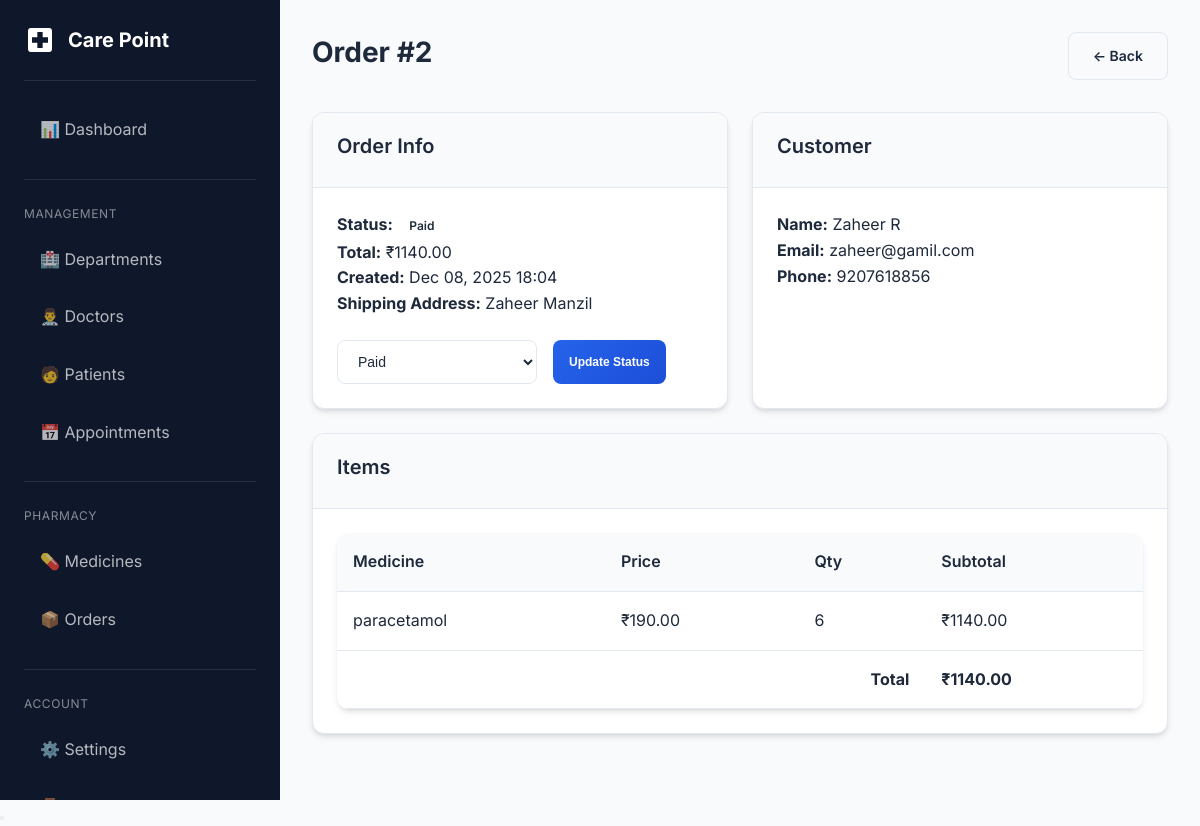
The app's page /adminpanel/pharmacy/orders/2/ (signed in) with its own data.
### pharmacy/models.py (models this page shows, shortened)
class PharmacyOrder(models.Model):
    class Status(models.TextChoices):
        PENDING = 'pending', 'Pending'
        PAID = 'paid', 'Paid'
        PROCESSING = 'processing', 'Processing'
        PACKED = 'packed', 'Packed'
        SHIPPED = 'shipped', 'Shipped'
        COMPLETED = 'completed', 'Completed'
        CANCELLED = 'cancelled', 'Cancelled'
    patient = models.ForeignKey(
        'patients.PatientProfile',
        on_delete=models.CASCADE,
        related_name='pharmacy_orders'
    )
    prescription = models.ForeignKey(
        'doctors.Prescription',
        on_delete=models.SET_NULL,
        null=True,
        blank=True,
        related_name='orders'
    )
    status = models.CharField(
        max_length=20,
        choices=Status.choices,
        default=Status.PENDING
    )
    total_amount = models.DecimalField(max_digits=10, decimal_places=2, default=0)
    shipping_address = models.TextField(blank=True)
    notes = models.TextField(blank=True)
    created_at = models.DateTimeField(auto_now_add=True)
    updated_at = models.DateTimeField(auto_now=True)
    class Meta:
        ordering = ['-created_at']

class OrderItem(models.Model):
    order = models.ForeignKey(
        PharmacyOrder,
        on_delete=models.CASCADE,
        related_name='items'
    )
    medicine = models.ForeignKey(
        Medicine,
        on_delete=models.CASCADE
    )
    quantity = models.PositiveIntegerField(default=1)
    price = models.DecimalField(max_digits=10, decimal_places=2)  # Price at time of order
    @property
    def subtotal(self):
        return self.price * self.quantity

class Medicine(models.Model):
    name = models.CharField(max_length=200)
    generic_name = models.CharField(max_length=200, blank=True)
    manufacturer = models.CharField(max_length=200, blank=True)
    description = models.TextField(blank=True)
    price = models.DecimalField(max_digits=10, decimal_places=2)
    stock = models.PositiveIntegerField(default=0)
    unit = models.CharField(max_length=50, default='strip')  # strip, tablet, bottle, etc.
    prescription_required = models.BooleanField(default=True)
    image = models.ImageField(upload_to='medicines/', blank=True, null=True)
    is_active = models.BooleanField(default=True)
    created_at = models.DateTimeField(auto_now_add=True)
    updated_at = models.DateTimeField(auto_now=True)
    class Meta:
        ordering = ['name']

### patients/models.py (models this page shows, shortened)
class PatientProfile(models.Model):
    class Gender(models.TextChoices):
        MALE = 'male', 'Male'
        FEMALE = 'female', 'Female'
        OTHER = 'other', 'Other'
    class BloodGroup(models.TextChoices):
        A_POSITIVE = 'A+', 'A+'
        A_NEGATIVE = 'A-', 'A-'
        B_POSITIVE = 'B+', 'B+'
        B_NEGATIVE = 'B-', 'B-'
        O_POSITIVE = 'O+', 'O+'
        O_NEGATIVE = 'O-', 'O-'
        AB_POSITIVE = 'AB+', 'AB+'
        AB_NEGATIVE = 'AB-', 'AB-'
    user = models.OneToOneField(
        settings.AUTH_USER_MODEL,
        on_delete=models.CASCADE,
        related_name='patient_profile'
    )
    date_of_birth = models.DateField(null=True, blank=True)
    gender = models.CharField(
        max_length=10,
        choices=Gender.choices,
        blank=True
    )
    blood_group = models.CharField(
        max_length=5,
        choices=BloodGroup.choices,
        blank=True
    )
    address = models.TextField(blank=True)
    emergency_contact_name = models.CharField(max_length=100, blank=True)
    emergency_contact_phone = models.CharField(max_length=15, blank=True)
    medical_history = models.TextField(blank=True)
    allergies = models.TextField(blank=True)
    created_at = models.DateTimeField(auto_now_add=True)
    updated_at = models.DateTimeField(auto_now=True)
    def __str__(self):
        return f"{self.user.get_full_name() or self.user.username}"

### accounts/models.py (models this page shows, shortened)
class User(AbstractUser):
    class Role(models.TextChoices):
        PATIENT = 'patient', 'Patient'
        DOCTOR = 'doctor', 'Doctor'
        ADMIN = 'admin', 'Admin'
    role = models.CharField(
        max_length=20,
        choices=Role.choices,
        default=Role.PATIENT
    )
    phone = models.CharField(max_length=15, blank=True, null=True)
    is_approved = models.BooleanField(
        default=True,
        help_text='For doctors: set to False until admin approves'
    )
    profile_picture = models.ImageField(
        upload_to='profile_pictures/',
        blank=True,
        null=True
    )
    created_at = models.DateTimeField(auto_now_add=True)
    updated_at = models.DateTimeField(auto_now=True)
    @property
    def is_admin_user(self):
        return self.role == self.Role.ADMIN or self.is_superuser

### adminpanel/views.py (the view)
# urls.py: path('pharmacy/orders/<int:pk>/', views.pharmacy_order_detail, name='pharmacy_order_detail'),
@admin_required
def pharmacy_order_detail(request, pk):
    order = get_object_or_404(PharmacyOrder, pk=pk)
    context = {
        'order': order,
    }
    return render(request, 'adminpanel/pharmacy/order_detail.html', context)

### templates/adminpanel/pharmacy/order_detail.html (shortened to what this page needs)
{% extends 'base.html' %}
{% load static %}
{% block extra_css %}
        <link rel="stylesheet" href="{% static 'css/style.css' %}">
    {% endblock %}
{% block content %}
<div class="dashboard-layout">
    {% include 'includes/sidebar.html' %}
    <main class="main-content">
        <div class="page-header">
            <h1 class="page-title">Order #{{ order.pk }}</h1>
            <a href="{% url 'adminpanel:pharmacy_order_list' %}" class="btn btn-secondary">← Back</a>
        </div>
        <div class="grid grid-2">
            <div class="card">
                <div class="card-header"><h4>Order Info</h4></div>
                <div class="card-body">
                    <p><strong>Status:</strong> <span class="badge badge-{{ order.status }}">{{ order.get_status_display }}</span></p>
                    <p><strong>Total:</strong> ₹{{ order.total_amount }}</p>
                    <p><strong>Created:</strong> {{ order.created_at|date:"M d, Y H:i" }}</p>
                    <p><strong>Shipping Address:</strong> {{ order.shipping_address|default:"-" }}</p>
                    <form method="post" action="{% url 'adminpanel:pharmacy_order_update_status' order.pk %}" class="mt-3 d-flex gap-2">
                        <select name="status" class="form-control" style="max-width: 200px;">
                            <option value="paid" {% if order.status == 'paid' %}selected{% endif %}>Paid</option>
                        </select>
                        <button type="submit" class="btn btn-primary btn-sm">Update Status</button>
                    </form>
                </div>
            </div>
            <div class="card">
                <div class="card-header"><h4>Customer</h4></div>
                <div class="card-body">
                    <p><strong>Name:</strong> {{ order.patient }}</p>
                    <p><strong>Email:</strong> {{ order.patient.user.email }}</p>
                    <p><strong>Phone:</strong> {{ order.patient.user.phone|default:"-" }}</p>
                </div>
            </div>
        </div>
        <div class="card mt-3">
            <div class="card-header"><h4>Items</h4></div>
            <div class="card-body">
                <div class="table-container">
                    <table>
                        <thead><tr><th>Medicine</th><th>Price</th><th>Qty</th><th>Subtotal</th></tr></thead>
                        <tbody>
                            {% for item in order.items.all %}
                            <tr><td>{{ item.medicine.name }}</td><td>₹{{ item.price }}</td><td>{{ item.quantity }}</td><td>₹{{ item.subtotal }}</td></tr>
                            {% endfor %}
                            <tr><td colspan="3" class="text-right"><strong>Total</strong></td><td><strong>₹{{ order.total_amount }}</strong></td></tr>
                        </tbody>
                    </table>
                </div>
            </div>
        </div>
    </main>
</div>
{% endblock %}

### static/css/style.css (style rules this page uses)
:root { --primary-color: #2563eb; --primary-dark: #1d4ed8; --primary-light: #3b82f6; --secondary-color: #0891b2; --accent-color: #06b6d4; --success-color: #10b981; --warning-color: #f59e0b; --danger-color: #ef4444; --info-color: #6366f1; --bg-primary: #f8fafc; --bg-secondary: #ffffff; --bg-dark: #1e293b; --bg-darker: #0f172a; --text-primary: #1e293b; --text-secondary: #64748b; --text-light: #94a3b8; --text-white: #ffffff; --border-color: #e2e8f0; --shadow-sm: 0 1px 2px 0 rgb(0 0 0 / 0.05); --shadow-md: 0 4px 6px -1px rgb(0 0 0 / 0.1), 0 2px 4px -2px rgb(0 0 0 / 0.1); --shadow-lg: 0 10px 15px -3px rgb(0 0 0 / 0.1), 0 4px 6px -4px rgb(0 0 0 / 0.1); --shadow-xl: 0 20px 25px -5px rgb(0 0 0 / 0.1), 0 8px 10px -6px rgb(0 0 0 / 0.1); --radius-sm: 0.375rem; --radius-md: 0.5rem; --radius-lg: 0.75rem; --radius-xl: 1rem; --transition: all 0.3s ease; }
* { margin: 0; padding: 0; box-sizing: border-box; }
body { font-family: 'Inter', -apple-system, BlinkMacSystemFont, 'Segoe UI', Roboto, sans-serif; background-color: var(--bg-primary); color: var(--text-primary); line-height: 1.6; }
h1, h2, h3, h4, h5, h6 { font-weight: 600; line-height: 1.3; margin-bottom: 0.5rem; }
h1 { font-size: 2.25rem; }
h4 { font-size: 1.25rem; }
a { color: var(--primary-color); text-decoration: none; transition: var(--transition); }
.btn { display: inline-flex; align-items: center; justify-content: center; gap: 0.5rem; padding: 0.75rem 1.5rem; font-size: 0.875rem; font-weight: 600; border-radius: var(--radius-md); border: none; cursor: pointer; transition: var(--transition); text-decoration: none; }
.btn-primary { background: linear-gradient(135deg, var(--primary-color), var(--primary-dark)); color: var(--text-white); }
.btn-secondary { background: var(--bg-primary); color: var(--text-primary); border: 1px solid var(--border-color); }
.btn-sm { padding: 0.5rem 1rem; font-size: 0.75rem; }
.card { background: var(--bg-secondary); border-radius: var(--radius-lg); box-shadow: var(--shadow-md); border: 1px solid var(--border-color); overflow: hidden; transition: var(--transition); }
.card-header { padding: 1.25rem 1.5rem; border-bottom: 1px solid var(--border-color); background: var(--bg-primary); }
.card-body { padding: 1.5rem; }
.form-control { width: 100%; padding: 0.75rem 1rem; font-size: 0.875rem; border: 1px solid var(--border-color); border-radius: var(--radius-md); background: var(--bg-secondary); color: var(--text-primary); transition: var(--transition); }
.form-control::placeholder { color: var(--text-light); }
select.form-control { cursor: pointer; }
.table-container { overflow-x: auto; border-radius: var(--radius-lg); box-shadow: var(--shadow-md); }
table { width: 100%; border-collapse: collapse; background: var(--bg-secondary); }
th, td { padding: 1rem; text-align: left; border-bottom: 1px solid var(--border-color); }
th { background: var(--bg-primary); font-weight: 600; color: var(--text-primary); white-space: nowrap; }
.badge { display: inline-flex; align-items: center; padding: 0.25rem 0.75rem; font-size: 0.75rem; font-weight: 600; border-radius: 9999px; text-transform: capitalize; }
.dashboard-layout { display: flex; min-height: 100vh; }
.main-content { flex: 1; margin-left: 280px; padding: 2rem; }
.page-header { display: flex; justify-content: space-between; align-items: center; margin-bottom: 2rem; }
.page-title { font-size: 1.75rem; font-weight: 700; }
.grid { display: grid; gap: 1.5rem; }
.grid-2 { grid-template-columns: repeat(2, 1fr); }
.text-right { text-align: right; }
.mt-3 { margin-top: 1.5rem; }
.d-flex { display: flex; }
.gap-2 { gap: 1rem; }

### records on screen
PharmacyOrder: pk "2", status "Paid", total_amount "1140.00", created_at "Dec 08, 2025 18:04", shipping_address "Zaheer Manzil", patient "Zaheer R", patient.user.email "zaheer@gamil.com", patient.user.phone "9207618856"
OrderItem: medicine.name "paracetamol", price "190.00", quantity "6", subtotal "1140.00"
